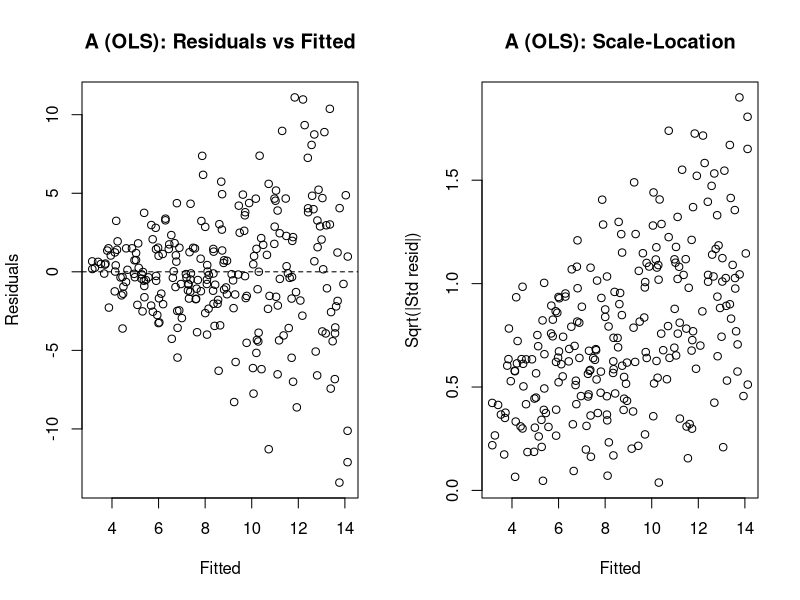
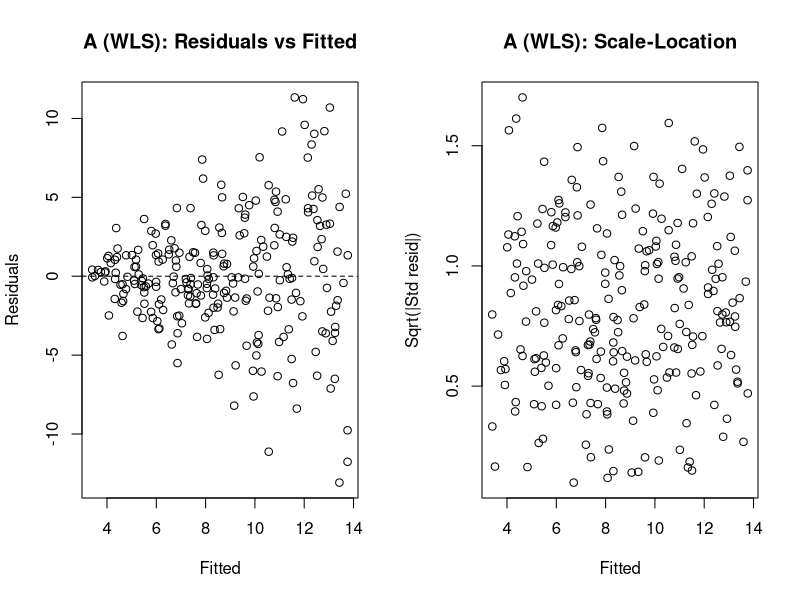
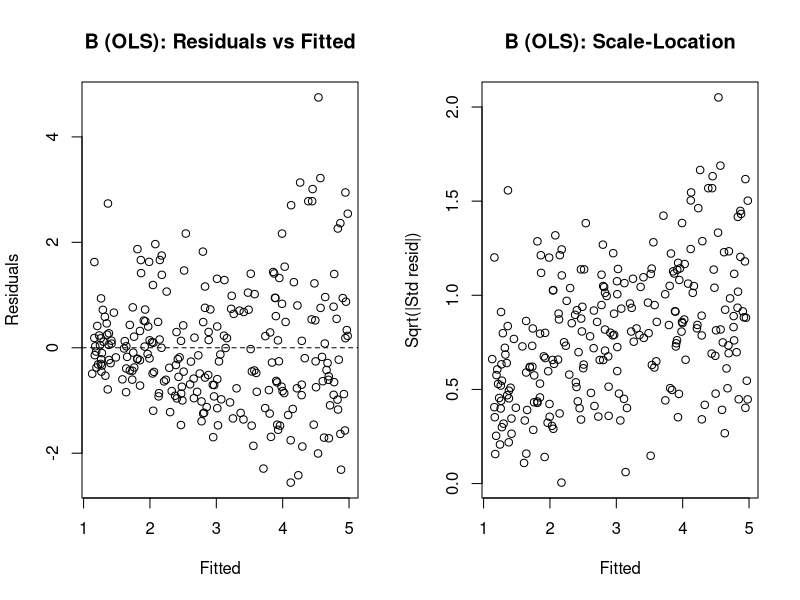
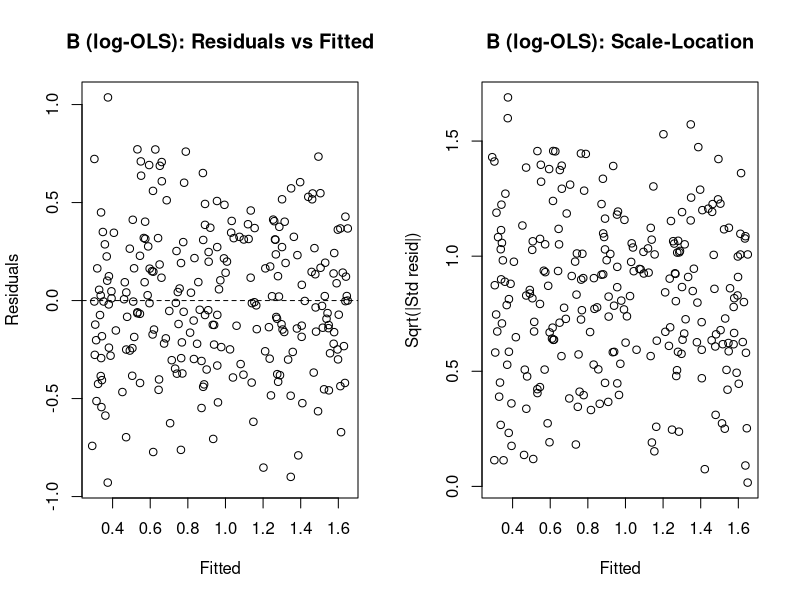
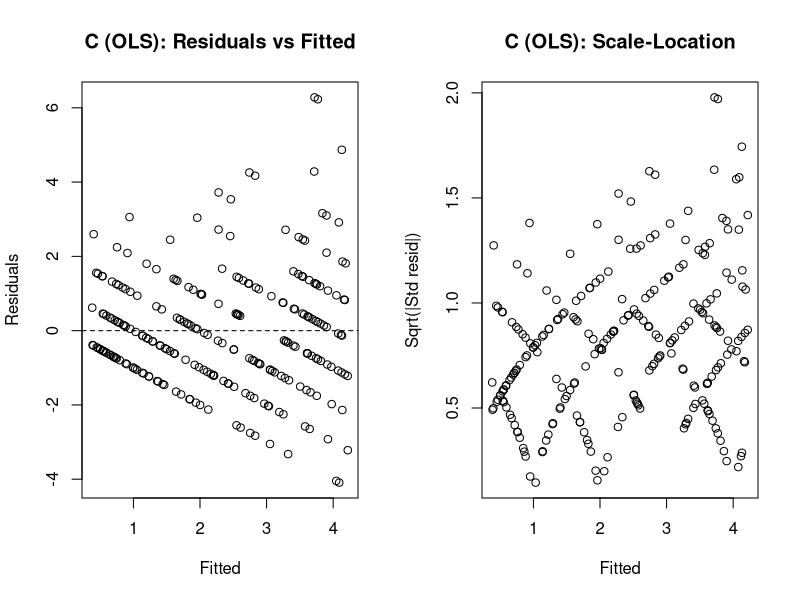
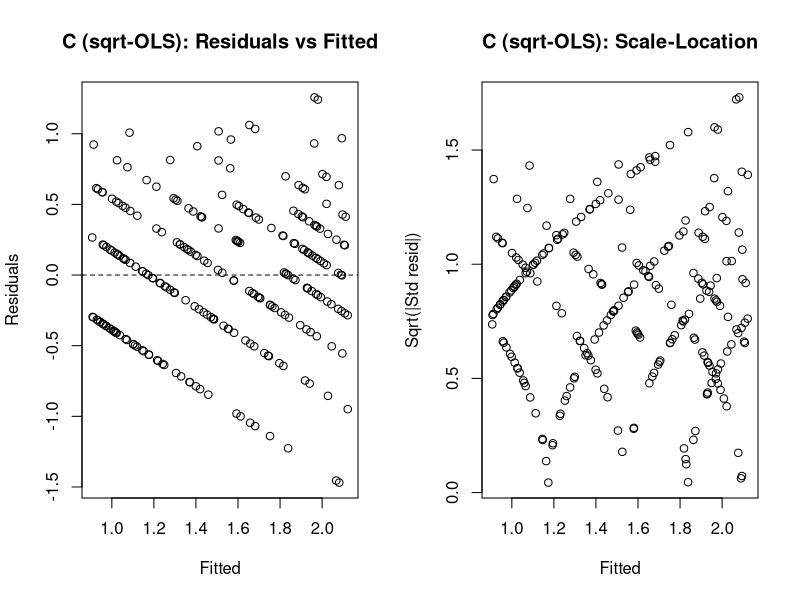

The R script that drew these images, in order: (Note: this script raises an error after producing the figures.)
############################################################
# Fixing non-constant variance in simple linear regression:
#  (1) Weighted least squares (WLS)
#  (2) Variance-stabilizing transformations (log / sqrt / Box-Cox)
############################################################

set.seed(1)

############################################################
# Helper: quick diagnostic plots
############################################################
diag_plots <- function(fit, main_prefix = "") {
  op <- par(mfrow = c(1, 2))
  on.exit(par(op), add = TRUE)
  plot(fitted(fit), resid(fit),
       xlab = "Fitted", ylab = "Residuals",
       main = paste0(main_prefix, "Residuals vs Fitted"))
  abline(h = 0, lty = 2)
  plot(fitted(fit), sqrt(abs(rstandard(fit))),
       xlab = "Fitted", ylab = "Sqrt(|Std resid|)",
       main = paste0(main_prefix, "Scale-Location"))
}

############################################################
# Scenario A: Variance increases with x (Var(e|x) ∝ x^2)
# Best fix: WLS with weights ~ 1 / x^2
############################################################
n <- 250
x <- runif(n, 1, 10)  # start at 1 to avoid division issues
beta0 <- 2
beta1 <- 1.2

# Heteroskedastic errors: sd proportional to x
y <- beta0 + beta1 * x + rnorm(n, sd = 0.6 * x)

ols_A <- lm(y ~ x)
diag_plots(ols_A, "A (OLS): ")

# True/known variance function => WLS weights proportional to 1/Var(e|x)
# Here Var(e|x) ≈ (0.6*x)^2, so weights ∝ 1/x^2 (constant factors cancel).
wls_A <- lm(y ~ x, weights = 1 / (x^2))
diag_plots(wls_A, "A (WLS): ")

cat("\nScenario A coefficients:\n")
print(rbind(OLS = coef(ols_A), WLS = coef(wls_A)))

############################################################
# Scenario B: Variance increases with mean (Var(Y|x) ∝ E[Y|x]^2)
# Typical when response is positive and multiplicative noise:
#   Y = mu(x) * exp(error)
# Best fix: log transform (variance stabilizing), then OLS on log(Y)
############################################################

x2 <- runif(n, 0, 10)
mu <- exp(0.4 + 0.12 * x2)         # positive mean that grows with x2
y2 <- mu * exp(rnorm(n, sd = 0.35)) # multiplicative noise => Var grows with mean^2

ols_B <- lm(y2 ~ x2)
diag_plots(ols_B, "B (OLS): ")

# Variance-stabilizing: log transform makes multiplicative errors additive
logfit_B <- lm(log(y2) ~ x2)
diag_plots(logfit_B, "B (log-OLS): ")

cat("\nScenario B coefficients (on log scale):\n")
print(coef(logfit_B))

# Back-transform fitted mean on original scale (optional):
# For lognormal, E[Y|x] approx exp(eta + 0.5*sigma^2)
sigma2_hat <- summary(logfit_B)$sigma^2
pred_mu <- exp(predict(logfit_B) + 0.5 * sigma2_hat)

############################################################
# Scenario C: Count-like data (Var ≈ mean) - Poisson-ish
# Demonstrate sqrt transform (classic variance-stabilizing)
############################################################

x3 <- runif(n, 0, 10)
lambda <- exp(-0.2 + 0.18 * x3)     # mean of counts
y3 <- rpois(n, lambda = lambda)

ols_C <- lm(y3 ~ x3)
diag_plots(ols_C, "C (OLS): ")

# Variance-stabilizing for Poisson counts: sqrt(Y + 3/8) is a classic choice
sqrtfit_C <- lm(sqrt(y3 + 3/8) ~ x3)
diag_plots(sqrtfit_C, "C (sqrt-OLS): ")

cat("\nScenario C coefficients (sqrt scale):\n")
print(coef(sqrtfit_C))

############################################################
# Optional: data-driven transformation via Box-Cox (MASS)
# Useful when you suspect a power transform is needed but not sure which.
############################################################
if (!requireNamespace("MASS", quietly = TRUE)) {
  cat("\nInstall MASS for Box-Cox: install.packages('MASS')\n")
} else {
  library(MASS)
  
  # Box-Cox needs strictly positive response; use scenario B (positive y2)
  bc <- boxcox(lm(y2 ~ x2), plotit = FALSE)
  lambda_hat <- bc$x[which.max(bc$y)]
  cat("\nBox-Cox suggested lambda (Scenario B):", round(lambda_hat, 3), "\n")
  
  # Fit with suggested power transform
  # When lambda is near 0, interpret as log transform.
  y2_bc <- if (abs(lambda_hat) < 0.05) log(y2) else (y2^lambda_hat - 1) / lambda_hat
  bcfit <- lm(y2_bc ~ x2)
  diag_plots(bcfit, "B (Box-Cox OLS): ")
}

############################################################
# Notes / interpretation
############################################################
cat("
\nInterpretation notes:
- WLS is appropriate when you can model Var(e|x) up to a proportionality constant.
  You supply weights w_i ∝ 1 / Var(e_i|x_i). Inference is then for the same mean model,
  but with improved efficiency and corrected standard errors (under the variance model).
- Variance-stabilizing transforms (log, sqrt, power) are appropriate when the variance
  is a function of the mean (multiplicative noise, counts, etc.). You change the model
  scale so that errors are closer to homoskedastic and Gaussian.
- Always re-check diagnostics after the fix, and interpret coefficients on the correct scale.
\n")
